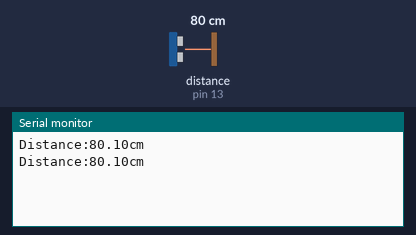
Recording of a sketch running on a simulated Arduino Uno, built with avr-gcc and run on an emulated ATmega328P. On the bench: the last lines printed to the serial monitor. Wiring (inferred from the names in the program): ultrasonic range finder: trigger pin 12; echo pin 13. The test bench sets the inputs (shaded band); at power-on: distance to the obstacle (sensor on pin 13) 80 cm. The echo pulse lasts 58.3 µs per cm.

Above: at 1.8 s.
1.9 s: distance to the obstacle (sensor on pin 13) set to 2 cm
At 2.6 s:
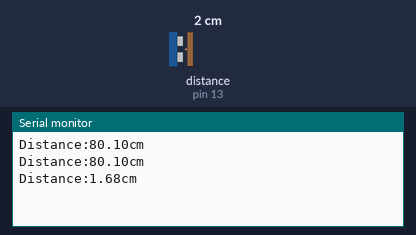
3.4 s: distance to the obstacle (sensor on pin 13) set to 4 cm
At 4.8 s:
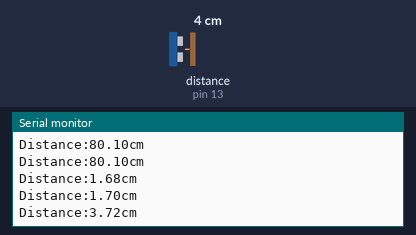
Timing chart, 0 to 6.4 s (numbered marks = the images above; inputs shaded):
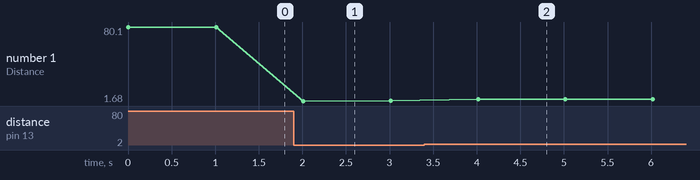

Measured:
- after the input at 1.9 s, the serial monitor: prints a new line after 0.11 s (image 1)
- after the input at 3.4 s, the serial monitor: prints a new line after 0.61 s (image 2)
- plotted number 1: 80.1 → 1.7 after the input at 1.9 s, 1.7 → 3.72 after the input at 3.4 s

The sketch:

Ultrasonic_test.ino
```cpp
/*
Arduino UNO与HC-SR04超声波模块测试
电平触发模式
*/

const int TrigPin = 12;
const int EchoPin = 13;
float cm;
void setup()
{
Serial.begin(9600);
pinMode(TrigPin, OUTPUT);
pinMode(EchoPin, INPUT);
}
void loop()
{
digitalWrite(TrigPin, LOW); //低高低电平发一个短时间脉冲去TrigPin
delayMicroseconds(2);
digitalWrite(TrigPin, HIGH);
delayMicroseconds(10);
digitalWrite(TrigPin, LOW);

cm = pulseIn(EchoPin, HIGH) / 58.0; //将回波时间换算成cm
cm = (int(cm * 100.0)) / 100.0; //保留两位小数
Serial.print("Distance:");
Serial.print(cm);
Serial.print("cm");
Serial.println();
delay(1000);
}
```
